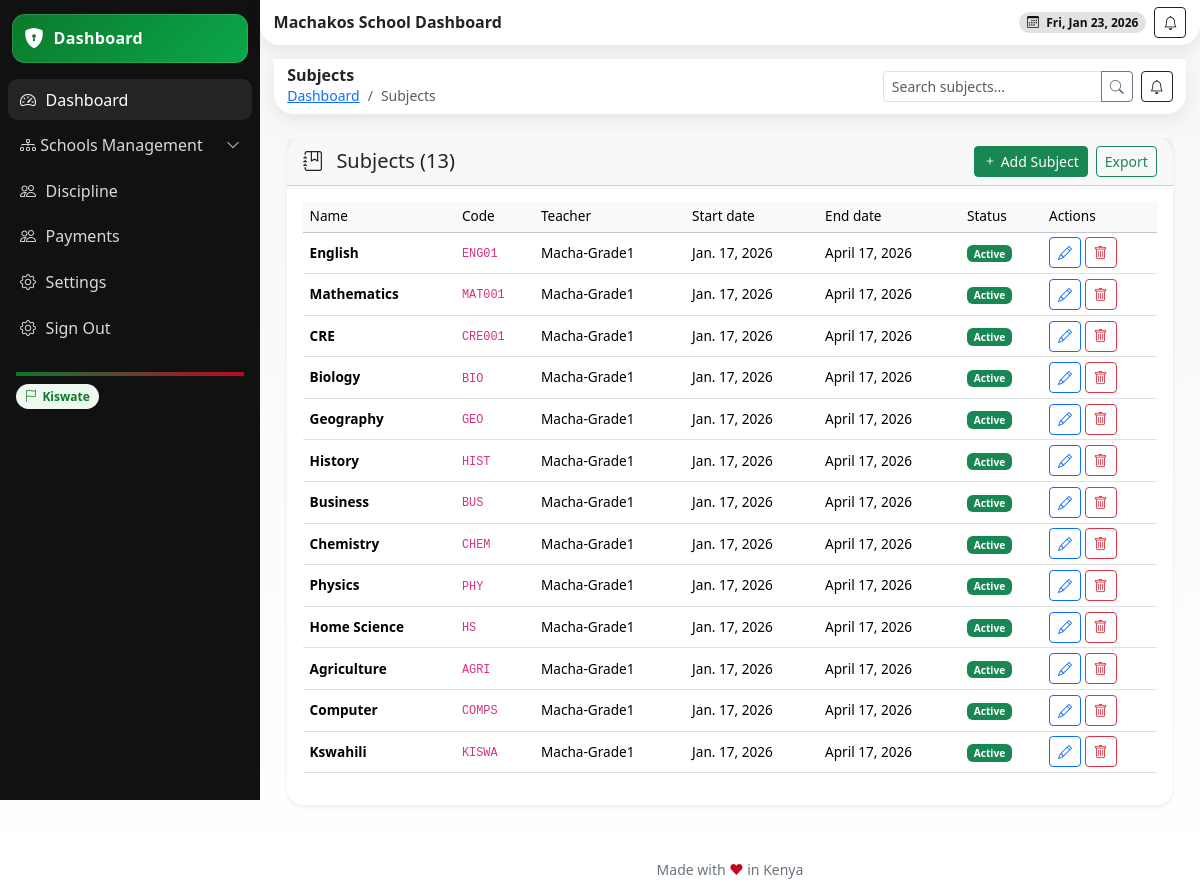
The app's page /subjects/ (signed in) with its own data.
### school/models.py (models this page shows, shortened)
class School(models.Model):
    name = models.CharField(max_length=255)
    school_admin = models.OneToOneField(User, on_delete=models.CASCADE, related_name='school_admin_profile')
    code = models.CharField(max_length=50, unique=True)
    address = models.TextField(blank=True)
    contact_email = models.EmailField()
    contact_phone = models.CharField(max_length=15)
    county = models.ForeignKey(County, on_delete=models.SET_NULL, null=True, blank=True)
    city = models.ForeignKey(City, on_delete=models.SET_NULL, null=True, blank=True)
    constituency = models.ForeignKey(Constituency, on_delete=models.SET_NULL, null=True, blank=True)
    sub_county = models.ForeignKey(SubCounty, on_delete=models.SET_NULL, null=True, blank=True)
    ward = models.ForeignKey(Ward, on_delete=models.SET_NULL, null=True, blank=True)
    created_at = models.DateTimeField(auto_now_add=True)
    is_active = models.BooleanField(default=True)
    def __str__(self):
        return self.name

class Subject(models.Model):
    name = models.CharField(max_length=255)
    description = models.TextField(blank=True)
    code = models.CharField(max_length=100, blank=True)
    school = models.ForeignKey(School, on_delete=models.CASCADE)
    grade = models.ForeignKey(Grade, on_delete=models.CASCADE, related_name='subjects')
    start_date = models.DateField()
    end_date = models.DateField(blank=True, null=True)
    sessions_per_week = models.PositiveIntegerField(default=2)
    is_active = models.BooleanField(default=True)

class Grade(models.Model):
    name = models.CharField(max_length=50)
    school = models.ForeignKey(School, on_delete=models.CASCADE, related_name='grades')
    lessons_per_term = models.PositiveIntegerField(default=9)
    description = models.TextField(blank=True)
    code = models.CharField(max_length=50, db_index=True)
    capacity = models.PositiveIntegerField(default=30)
    created_at = models.DateTimeField(auto_now_add=True)
    is_active = models.BooleanField(default=True)
    class Meta:
        unique_together = ['school', 'code']
    def __str__(self):
        return f"{self.name} - {self.school.name}"

### school/views.py (the view)
# urls.py: path('subjects/', views.school_subjects, name='school-subjects'),
@login_required
def school_subjects(request):
    try:
        school = request.user.school_admin_profile
        print(school)
    except AttributeError:
        messages.error(request, "Access denied: Admin privileges required.")
        return redirect('school:dashboard')
    query = request.GET.get('q', '')
    subjects = Subject.objects.filter(school=school).select_related('grade')
    if query:
        subjects = subjects.filter(
            Q(name__icontains=query) | Q(code__icontains=query) | Q(teacher__user__first_name__icontains=query)
        )
    form = SubjectForm(school=school)
    context = {
        'subjects': subjects,
        'form': form,
        'school': school,
        'query': query,
    }
    return render(request, 'school/subject.html', context)

### school/forms.py
class SubjectForm(BaseForm):
    class Meta:
        model = Subject
        fields = ['name', 'description', 'code', 'grade', 'start_date', 'end_date', 'is_active']
        widgets = {
            'description': forms.Textarea(attrs={'rows': 3}),
            'start_date': forms.DateInput(attrs={'type': 'date'}),
            'end_date': forms.DateInput(attrs={'type': 'date'}),
        }
    def __init__(self, *args, **kwargs):
        super().__init__(*args, **kwargs)
        if self.school is not None:
            self.fields['grade'].queryset = Grade.objects.filter(school=self.school, is_active=True)

### templates/school/subject.html (shortened to what this page needs)
{% extends 'school/base.html' %}
{% block content %}
<header class="header d-flex align-items-center justify-content-between">
  <div class="d-flex align-items-center gap-2">
    <div>
      <h6 class="m-0 fw-bold">Subjects</h6>
      <nav aria-label="breadcrumb" class="small">
        <ol class="breadcrumb mb-0">
          <li class="breadcrumb-item"><a href="{% url 'school:dashboard' %}">Dashboard</a></li>
          <li class="breadcrumb-item active" aria-current="page">Subjects</li>
        </ol>
      </nav>
    </div>
  </div>
  <div class="d-flex align-items-center gap-2">
    <form method="get" class="d-inline">
      <div class="input-group input-group-sm" style="width:250px;">
        <input type="text" name="q" class="form-control" placeholder="Search subjects..." value="{{ query }}">
        <button class="btn btn-outline-secondary"><i class="bi bi-search"></i></button>
      </div>
    </form>
    <button class="btn btn-sm btn-outline-dark"><i class="bi bi-bell"></i></button>
  </div>
</header>
<section class="content container-fluid py-4">
  <div class="card shadow-sm border-0 rounded-4">
    <div class="card-header d-flex justify-content-between align-items-center">
      <h5 class="mb-0"><i class="bi bi-journal-bookmark me-2"></i> Subjects ({{ subjects.count }})</h5>
      <div class="d-flex gap-2">
        <button class="btn btn-sm btn-success" data-bs-toggle="modal" data-bs-target="#subjectModal" data-mode="create">
          <i class="bi bi-plus"></i> Add Subject
        </button>
        <a href="#" class="btn btn-sm btn-outline-success" data-bs-toggle="modal" data-bs-target="#exportModal">Export</a>
      </div>
    </div>
    <div class="card-body">
      <div class="table-responsive">
        <table class="table table-hover align-middle">
          <thead class="table-light">
            <tr>
              <th>Name</th>
              <th>Code</th>
              <th>Teacher</th>
              <th>Start date</th>
              <th>End date</th>
              <th>Status</th>
              <th>Actions</th>
            </tr>
          </thead>
          <tbody>
            {% for subject in subjects %}
            <tr>
              <td><strong>{{ subject.name }}</strong></td>
              <td><code>{{ subject.code }}</code></td>
              <td>{{ subject.grade.name }}</td>
              <td>{{ subject.start_date }}</td>
              <td>{{ subject.end_date|default:"-" }}</td>
              <td>
                {% if subject.is_active %}
                <span class="badge bg-success">Active</span>
                {% else %}
                <span class="badge bg-secondary">Inactive</span>
                {% endif %}
              </td>
              <td>
                <button class="btn btn-sm btn-outline-primary"
                        data-bs-toggle="modal"
                        data-bs-target="#subjectModal"
                        data-mode="edit"
                        data-id="{{ subject.id }}"
                        data-name="{{ subject.name|escapejs }}"
                        data-code="{{ subject.code|escapejs }}"
                        data-description="{{ subject.description|escapejs }}"
                        data-grade="{{ subject.grade.id }}"
                        data-start_date="{{ subject.start_date }}"
                        data-end_date="{{ subject.end_date }}"
                        data-is_active="{% if subject.is_active %}true{% else %}false{% endif %}">
                  <i class="bi bi-pencil"></i>
                </button>
                <button class="btn btn-sm btn-outline-danger"
                        data-bs-toggle="modal"
                        data-bs-target="#deleteModal"
                        data-id="{{ subject.id }}"
                        data-name="{{ subject.name|escapejs }}">
                  <i class="bi bi-trash"></i>
                </button>
              </td>
            </tr>
            {% empty %}
            <tr>
              <td colspan="8" class="text-center text-muted py-4">
                No subjects found. Create one above.
              </td>
            </tr>
            {% endfor %}
          </tbody>
        </table>
      </div>
    </div>
  </div>
</section>
{% endblock %}

### templates/school/base.html (shortened to what this page needs)
{% load static %}
{% load tz %}
{% load widget_tweaks %}
{% load dict_extras %}
{% load dict_filters %}
{% load dict_filter %}
<!DOCTYPE html>
<html lang="en">
<head>
  <link href="https://cdn.jsdelivr.net/npm/bootstrap@5.3.3/dist/css/bootstrap.min.css" rel="stylesheet" />
  <link href="https://cdn.jsdelivr.net/npm/bootstrap-icons@1.11.3/font/bootstrap-icons.css" rel="stylesheet" />
  <link href="https://cdn.jsdelivr.net/npm/aos@2.3.4/dist/aos.css" rel="stylesheet" />
</head>
<body>
  <div class="app">
    <aside class="sidebar" id="sidebar">
      <div class="brand" data-aos="fade-right">
        <i class="bi bi-shield-lock-fill"></i>
         <span>{% if request.user.is_superuser %}Admin Dashboard{% elif request.user.is_teacher %} Teacher Dashboard
          {% elif request.user.is_parent %} Parent Dashboard{% elif request.user.is_student %} Student Dashboard{% elif request.user.is_school_staff %} Staff Dashboard {% else %} Dashboard {% endif %}</span></a>
      </div>
      <nav class="d-flex flex-column gap-1">
      <a class="side-link active" href="{% url 'school:dashboard' %}">
        <i class="bi bi-speedometer2"></i> Dashboard
      </a>
      <a class="side-link d-flex justify-content-between align-items-center"
        data-bs-toggle="collapse" href="#agencyMenu" role="button" aria-expanded="false" aria-controls="agencyMenu">
        <span><i class="bi bi-diagram-3"></i> Schools Management</span>
        <i class="bi bi-chevron-down small"></i>
      </a>
      <a class="side-link" href="{% url 'school:school-discipline' %}"><i class="bi bi-people"></i> Discipline</a>
      <a class="side-link" href=""><i class="bi bi-people"></i> Payments</a>
      <a class="side-link" href="{% url 'school:school-settings' %}"><i class="bi bi-gear"></i> Settings</a>
      <a class="side-link" href="{% url 'userauths:sign-out' %}">
        <i class="bi bi-gear"></i> Sign Out
      </a>
    </nav>
      <div class="mt-3 p-2 small text-secondary">
        <div class="k-accent mb-2"></div>
        <div><span class="k-pill"><i class="bi bi-flag"></i> Kiswate</span></div>
      </div>
    </aside>
    <main class="main">
      <header class="header d-flex align-items-center justify-content-between">
        <div class="d-flex align-items-center gap-2">
          <h6 class="m-0 fw-bold">{{school.name}} Dashboard</h6>
        </div>
        <div class="d-flex align-items-center gap-2">
          <span class="badge badge-dark rounded-pill px-2 py-1"><i class="bi bi-calendar3 me-1"></i> <span id="today"></span></span>
          <button class="btn btn-sm btn-outline-dark"><i class="bi bi-bell"></i></button>
        </div>
      </header>
      <section class="content container-fluid" style="min-height: 600px;">
        {% block content %} {% endblock %}
      </section>
      <div class="text-center small text-secondary my-3">Made with <span style="color:var(--kenya-red)">❤</span> in Kenya</div>
    </main>
  </div>
</body>
</html>

### templates/school/base.html (style rules this page uses)
:root { --kenya-green: #0b7a2a; --kenya-red: #bb0a21; --kenya-black: #111111; --kenya-white: #ffffff; --kenya-grey: #f5f7f8; --radius-xl: 1.25rem; --shadow-soft: 0 6px 18px rgba(0,0,0,.08); --space-compact: .5rem; }
html, body { height: 100%; }
body { background: linear-gradient(180deg, var(--kenya-grey), #fff); }
.app { display: grid; grid-template-columns: 260px 1fr; min-height: 100vh; }
.sidebar { background: var(--kenya-black); color: var(--kenya-white); position: sticky; top: 0; height: 100vh; padding: var(--space-compact); }
.brand { display: flex; align-items: center; gap: .6rem; padding: .6rem .75rem; border-radius: .8rem; background: linear-gradient(135deg, var(--kenya-green), #0aa84a); box-shadow: inset 0 0 0 1px rgba(255,255,255,.12); margin: .35rem .25rem 1rem; }
.brand i { font-size: 1.25rem; color: var(--kenya-white); }
.brand span { font-weight: 700; letter-spacing: .3px; }
.side-link { color: #d9d9d9; text-decoration: none; display: flex; align-items: center; gap: .6rem; padding: .55rem .75rem; border-radius: .6rem; }
.side-link:hover, .side-link.active { background: rgba(255,255,255,.08); color: #fff; }
.header { background: #fff; box-shadow: var(--shadow-soft); border-radius: 0 0 var(--radius-xl) var(--radius-xl); padding: .45rem .85rem; position: sticky; top: 0; z-index: 10; }
.content { padding: .85rem; }
.k-pill { display: inline-flex; align-items: center; gap: .35rem; border-radius: 999px; padding: .2rem .55rem; font-size: .75rem; background: #eef7f0; color: var(--kenya-green); font-weight: 600; }
.k-accent { height: 4px; background: linear-gradient(90deg, var(--kenya-green), var(--kenya-red)); }
.badge-dark { background: rgba(17,17,17,.12); color: var(--kenya-black); }
.table { font-size: 0.85rem; }
.table td, .table th { padding: 0.3rem 0.4rem; vertical-align: middle; }
.table thead th { font-weight: 500; background-color: #f8f9fa; }

### records on screen
School: name "Machakos School"
Subject: name "English", code "ENG01", grade.name "Macha-Grade1", start_date "Jan. 17, 2026", end_date "April 17, 2026", is_active "Active"
Subject: name "Mathematics", code "MAT001", grade.name "Macha-Grade1", start_date "Jan. 17, 2026", end_date "April 17, 2026", is_active "Active"
Subject: name "CRE", code "CRE001", grade.name "Macha-Grade1", start_date "Jan. 17, 2026", end_date "April 17, 2026", is_active "Active"
Subject: name "Biology", code "BIO", grade.name "Macha-Grade1", start_date "Jan. 17, 2026", end_date "April 17, 2026", is_active "Active"
Subject: name "Geography", code "GEO", grade.name "Macha-Grade1", start_date "Jan. 17, 2026", end_date "April 17, 2026", is_active "Active"
Subject: name "History", code "HIST", grade.name "Macha-Grade1", start_date "Jan. 17, 2026", end_date "April 17, 2026", is_active "Active"
Subject: name "Business", code "BUS", grade.name "Macha-Grade1", start_date "Jan. 17, 2026", end_date "April 17, 2026", is_active "Active"
Subject: name "Chemistry", code "CHEM", grade.name "Macha-Grade1", start_date "Jan. 17, 2026", end_date "April 17, 2026", is_active "Active"
Subject: name "Physics", code "PHY", grade.name "Macha-Grade1", start_date "Jan. 17, 2026", end_date "April 17, 2026", is_active "Active"
Subject: name "Home Science", code "HS", grade.name "Macha-Grade1", start_date "Jan. 17, 2026", end_date "April 17, 2026", is_active "Active"
Subject: name "Agriculture", code "AGRI", grade.name "Macha-Grade1", start_date "Jan. 17, 2026", end_date "April 17, 2026", is_active "Active"
Subject: name "Computer", code "COMPS", grade.name "Macha-Grade1", start_date "Jan. 17, 2026", end_date "April 17, 2026", is_active "Active"
Subject: name "Kswahili", code "KISWA", grade.name "Macha-Grade1", start_date "Jan. 17, 2026", end_date "April 17, 2026", is_active "Active"

### other values on screen
{{ subjects.count }} "13"
